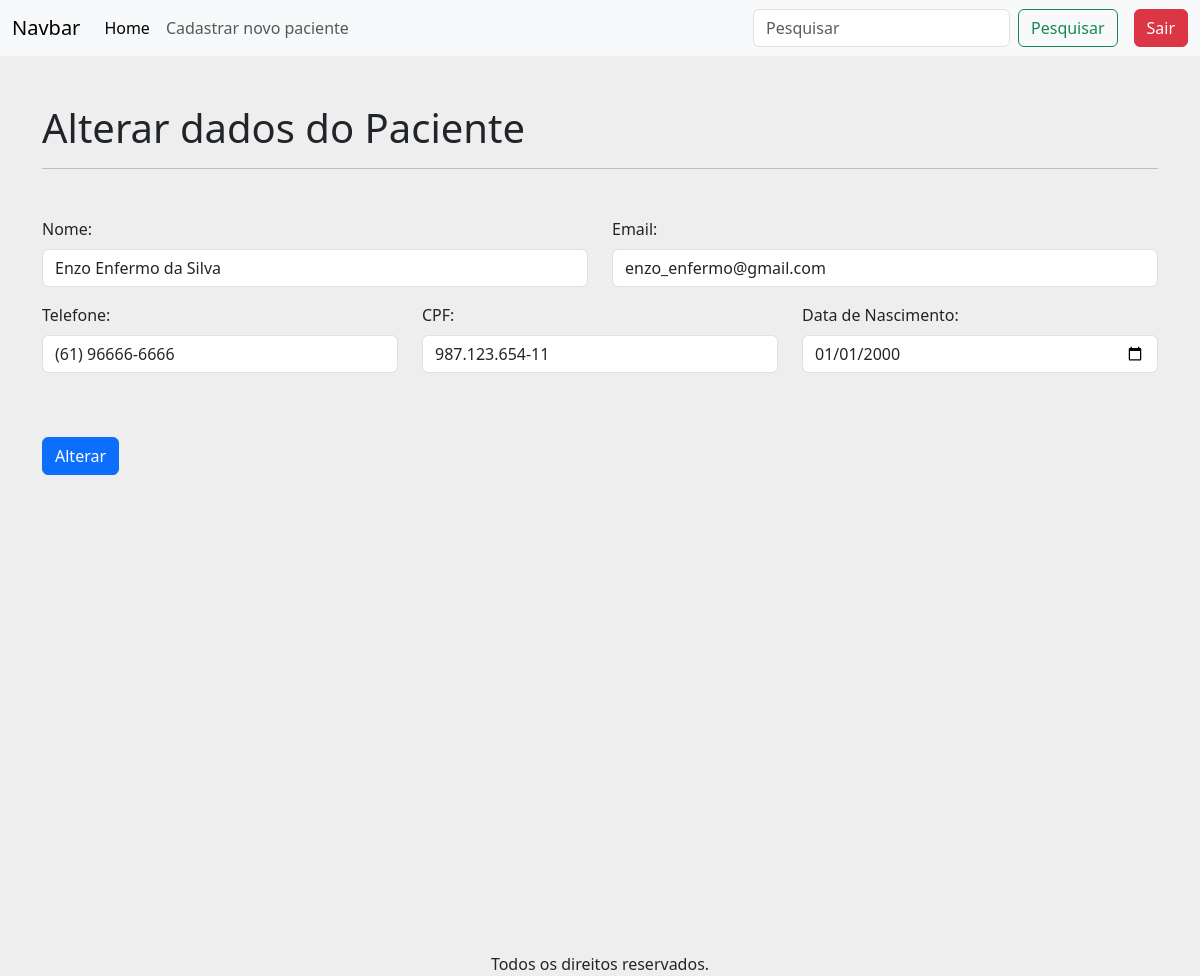
The app's page /alterarPaciente/4 (signed in), older data.
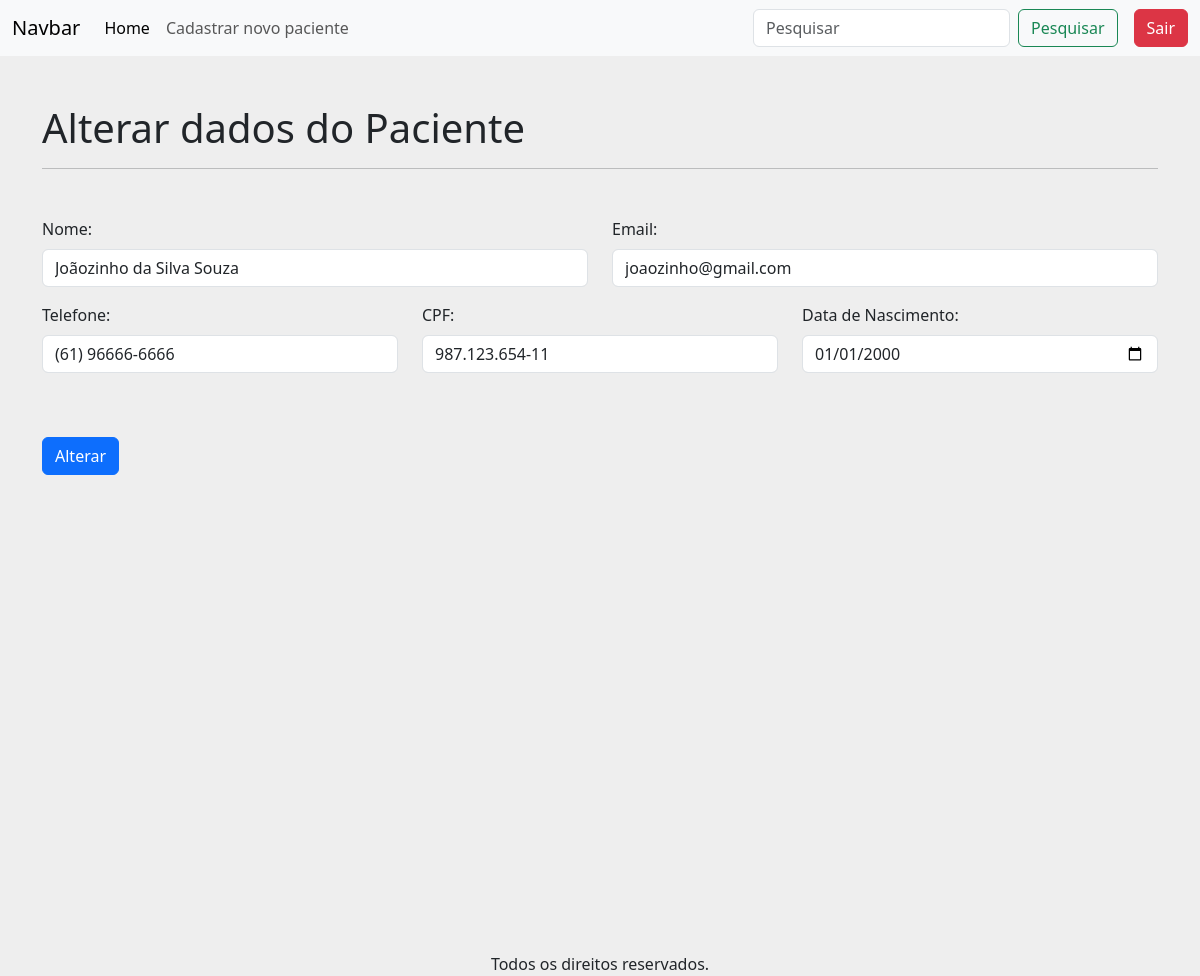
The same page, newer data.
### apps/crud/models.py (models this page shows, shortened)
class Paciente(models.Model):
    codigo_paciente = models.AutoField(primary_key=True)
    nome = models.CharField(null=False, blank=False)
    cpf = models.CharField(max_length=14, unique=True, null=False, blank=False)
    email = models.EmailField(unique=True, null=False, blank=False)
    telefone = models.CharField(max_length=15, null=False, blank=False)
    data_nascimento = models.DateField(null=False, blank=False)
    sintomas = models.TextField(null=True, blank=True)

### apps/crud/views.py (the view, shortened to what this page needs)
# urls.py: path('alterarPaciente/<int:codigo_paciente>', views.alterar_paciente, name='alterar_paciente'),
@login_required
def alterar_paciente(request,codigo_paciente):
    paciente = Paciente.objects.get(codigo_paciente=codigo_paciente)
    return render(request, "alterar_dados.html", {'paciente':paciente})

### apps/crud/templates/alterar_dados.html (shortened to what this page needs)
{% extends 'base-crud.html' %}
{% load static %}
{% block content %}
<h1 class="mt-5">
    Alterar dados do Paciente
</h1>
<hr>
<form action="{% url 'alterar_paciente' paciente.codigo_paciente %}" method="POST">
    <div class="row mt-5">
        <div class="col-12 col-md-6 mb-3">
            <label for="nome" class="form-label">Nome:</label>
            <input type="text" class="form-control" id="nome" name="nome" value="{{ paciente.nome }}" required>
        </div>
        <div class="col-12 col-md-6 mb-3">
            <label for="email" class="form-label">Email:</label>
            <input type="email" class="form-control" id="email" name="email" value="{{ paciente.email }}" required>
        </div>
        <div class="col-12 col-md-6 col-lg-4 mb-3">
            <label for="telefone" class="form-label">Telefone:</label>
            <input type="text" class="form-control" id="telefone" name="telefone" value="{{ paciente.telefone }}" required>
        </div>
        <div class="col-12 col-md-6 col-lg-4 mb-3">
            <label for="cpf" class="form-label">CPF:</label>
            <input type="text" class="form-control" id="cpf" name="cpf"  value="{{ paciente.cpf }}" required>
        </div>
        <div class="col-12 col-md-6 col-lg-4 mb-3">
            <label for="data_nascimento" class="form-label">Data de Nascimento:</label>
            <input type="date" class="form-control" id="data_nascimento" name="data_nascimento" value="{{ paciente.data_nascimento|date:'Y-m-d' }}" required>
        </div>
        <div class="d-flex justify-content-start mt-5 mb-5">
            <button type="submit" class="btn btn-primary">Alterar</button>
        </div>
    </div>
</form>
{% endblock %}

Row changes from the older to the newer data that the page shows:
changed Paciente: nome "Enzo Enfermo da Silva" → "Joãozinho da Silva Souza"; email "enzo_enfermo@gmail.com" → "joaozinho@gmail.com"
